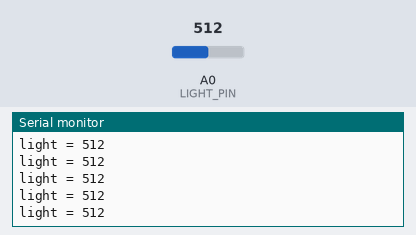
The sketch below on a simulated Arduino Uno, built with avr-gcc and run on an emulated ATmega328P. Parts: the last lines printed to the serial monitor. The inputs (shaded band) are chosen by the test bench; at power-on: A0 (LIGHT_PIN) = 512.

Above: at 1.2 s.
1.3 s: A0 (LIGHT_PIN) set to 716
At 1.56 s:
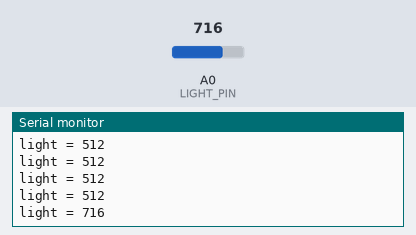
2.8 s: A0 (LIGHT_PIN) set to 900
At 2.96 s:
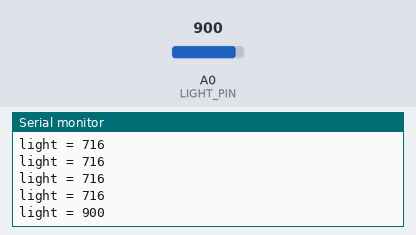
Timing chart, 0 to 5.8 s (numbered marks = the images above; inputs shaded):
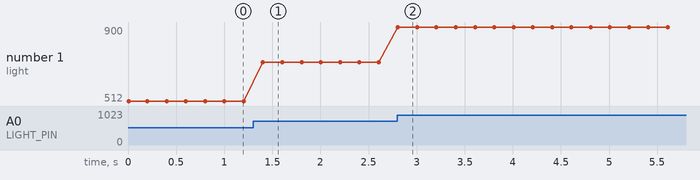

The sketch:

04_light_sensor.ino
```cpp
/*
  04_light_sensor  (maze node, test 4)
  Purpose : read the light sensor and find the number that means "dark".
  Wiring  : light sensor module   LilyPad
              S (signal) -------- A0
              middle pin -------- + (3.3 V)
              - (GND) ----------- -
  Use     : 1) Run it in normal room light and note the numbers.
            2) Cover the sensor with your hand and note the numbers.
            3) Put a number between the two in DARK_LIMIT below.
            If your numbers go UP when covered, change the "<" in loop()
            to ">".
  Result  : prints the raw value, and DARK when the sensor is covered.
*/

const int LIGHT_PIN  = A0;        // analog pin of the light sensor
const int DARK_LIMIT = 200;       // this sensor reads HIGHER when covered (0 uncovered, 445-710 covered)

bool wasDark = false;             // remember the last state, print only changes

void setup() {
  Serial.begin(9600);
  Serial.println("READY");
}

void loop() {
  int value = analogRead(LIGHT_PIN);     // 0 to 1023
  bool dark = (value > DARK_LIMIT);   // inverted: higher = darker

  Serial.print("light = ");
  Serial.println(value);

  if (dark && !wasDark) {
    Serial.println("DARK");              // same word the maze will send
  }
  wasDark = dark;
  delay(200);
}
```

Measured:
- after the input at 1.3 s, the serial monitor: prints a new line after 0.10 s (image 1)
- after the input at 2.8 s, the serial monitor: prints a new line at once (image 2)
- plotted number 1: 512 → 716 after the input at 1.3 s, 716 → 900 after the input at 2.8 s
